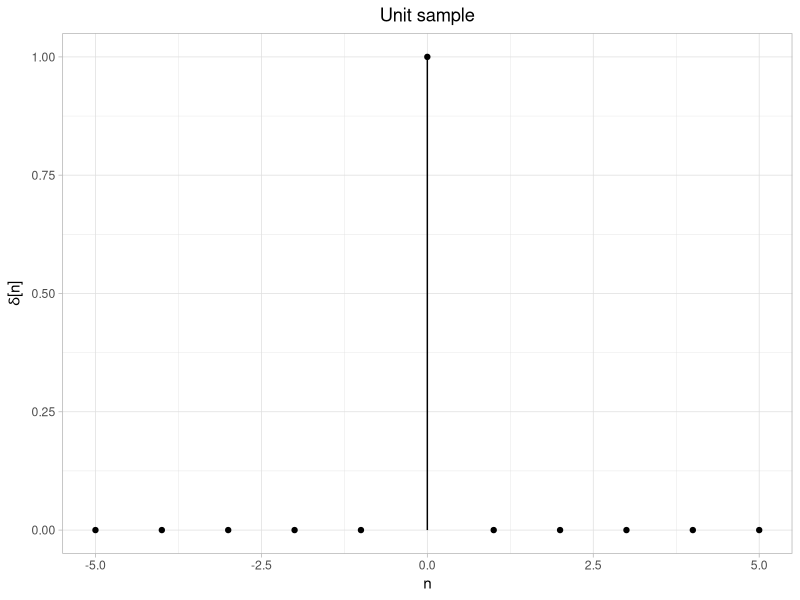
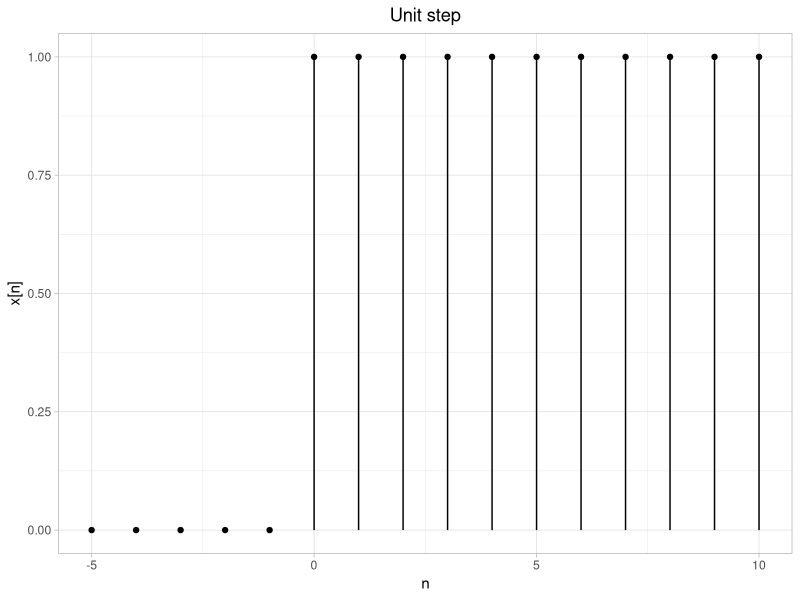
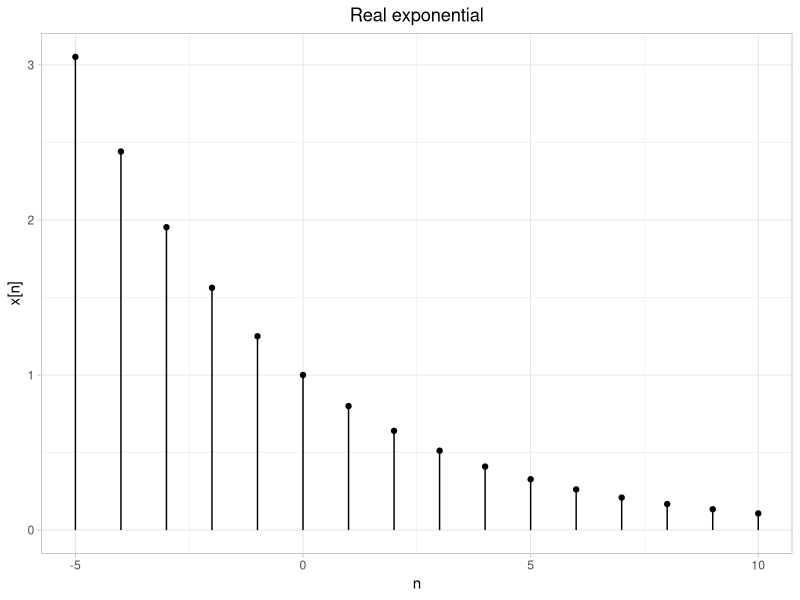

Generate these figures, in order, with R:
## ---- chunk 1
library(tidyverse)

# Function that evaluates impulse sequence
gen_impulse <- function(n0, n1, n2){
  # Generates x(n) = delta(n-n0); n1 <= n <= n2
  
  # Generate sequence 
  n = n1:n2
  # If n = n0, n-n0 = 1
  x = as.numeric((n - n0) == 0)
  
  return(tibble(n, x))
  
}

# Call function
imp_seq <- gen_impulse(n1 = -5, n0 = 0, n2 = 5) 

imp_seq
## ---- chunk 2
#| label: fig-impulse
#| fig-cap: Unit sample sequence
theme_set(theme_light())
ggplot(data = imp_seq) +
  geom_segment(mapping = aes(
    x = n,
    xend = n,
    y = 0,
    yend = x
  )) +
  geom_point(mapping = aes(x = n, y = x)) +
  ggtitle("Unit sample") +
  xlab("n") +
  ylab(expression(paste(delta, "[n]", sep = ""))) +
  theme(
    # Adjust title position
    plot.title = element_text(hjust = 0.5))
## ---- chunk 3
# Function that returns a stem plot
seq_plot <- function(tbl){
  ggplot(data = tbl) +
  geom_segment(mapping = aes(
    x = n,
    xend = n,
    y = 0,
    yend = x
  )) +
  geom_point(mapping = aes(x = n, y = x)) +
  xlab("n") +
  ylab(paste("x[n]", sep = "")) +
  theme(
    # Adjust title position
    plot.title = element_text(hjust = 0.5))
}
## ---- chunk 4
# Function that generates x(n) = u(n-n0); n1 <= n <= n2
gen_stepseq <- function(n0, n1, n2){
  n = n1:n2
  x = if_else(n >= n0, true = 1, false = 0)
  ## Alternative evaluation
  #x = if_else(n-n0 >= 0, true = 1, false = 0)
  
  return(tibble(n, x))
}

# Call function
step_seq <- gen_stepseq(n0 = 0, n1 = -5, n2 = 10)
step_seq
## ---- chunk 5
#| label: fig-step_seq
#| fig-cap: Unit step sequence
#| fig-width: 5
seq_plot(step_seq) +
ggtitle("Unit step") 
## ---- chunk 6
#| label: fig-rexp_seq
#| fig-cap: Real-valued exponential sequence
#| fig-width: 5


# Real-valued exponential sequence
real_exp_seq <- tibble(
  n = -5:10,
  x = 0.8 ^ n
)

# Create a stem plot of the sequence
seq_plot(real_exp_seq) +
ggtitle("Real exponential") 

